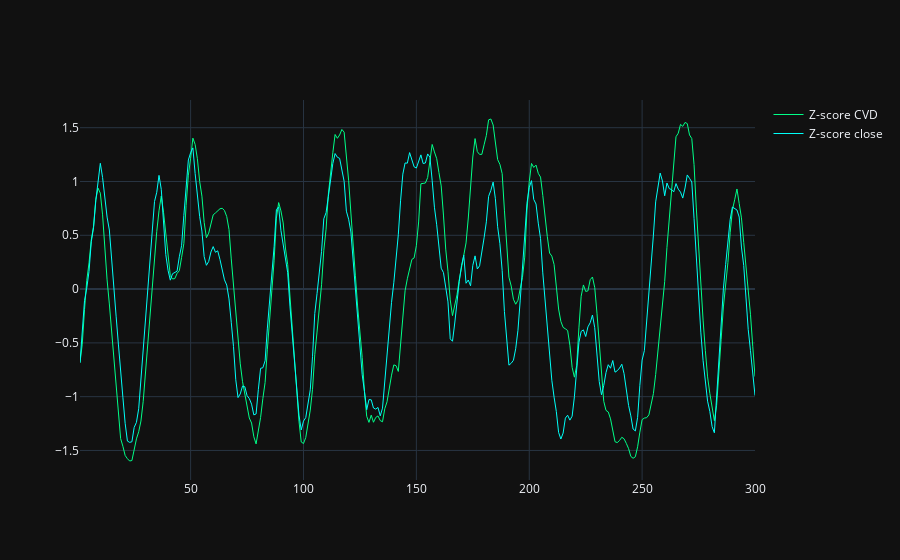

The notebook cell saved with this chart:
### Code cell
window_z_score = Z_SCORE_CVD.iloc[2000:2300]
window_z_score_close = Z_SCORE_close.iloc[2000:2300]
index_num = np.arange(1, len(window_z_score) + 1)


fig = go.Figure(data=[go.Scatter(
    x=index_num, 
    y=window_z_score,
    mode='lines',
    name='Z-score CVD',
    line=dict(color='#00ff88', width=1)
)])

fig.add_trace(go.Scatter(
    x=index_num,
    y=window_z_score_close,
    mode='lines',
    name='Z-score close',
    line=dict(color='#00fff8', width=1)
))
fig.show()

### Figure 1 — Plotly figure (JSON) as saved in the notebook; plotly's stock layout.template omitted (floating-point values rounded to 4 significant figures; data arrays with more than 128 entries replaced by an {"elided": "..."} marker saying what was removed)
{"data": [{"line": {"color": "#00ff88", "width": 1}, "mode": "lines", "name": "Z-score CVD", "type": "scatter", "x": {"elided": "300 int values"}, "y": {"elided": "300 float values"}}, {"line": {"color": "#00fff8", "width": 1}, "mode": "lines", "name": "Z-score close", "type": "scatter", "x": {"elided": "300 int values"}, "y": {"elided": "300 float values"}}], "layout": {}}
